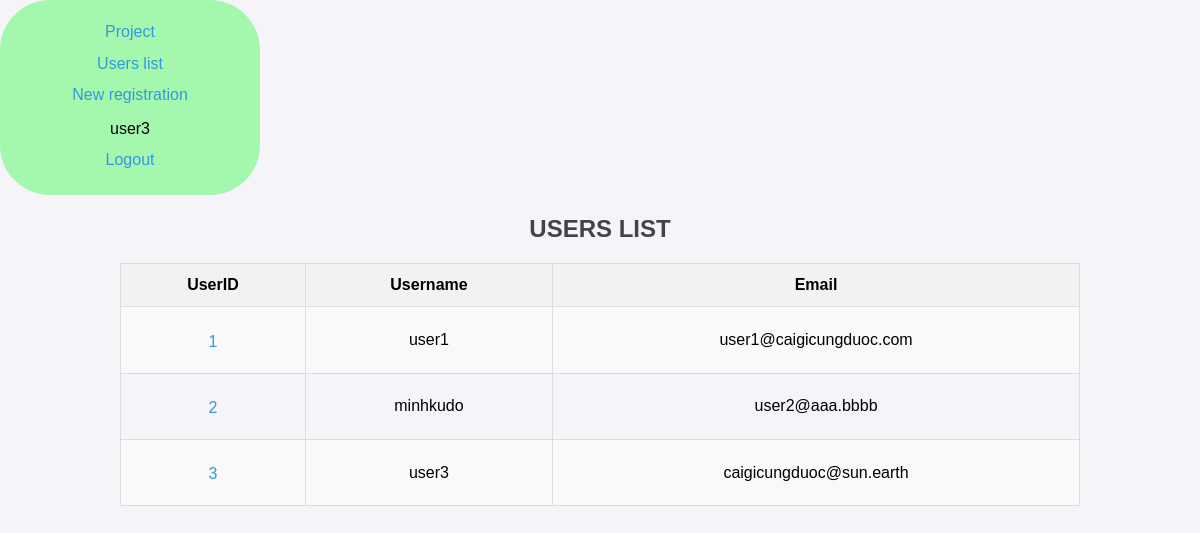
The app's page /crud/users (signed in) with its own data.
### apps/crud/models.py (models this page shows, shortened)
class User(db.Model, UserMixin):
    __tablename__ = "users"
    id = db.Column(db.Integer, primary_key=True)
    username = db.Column(db.String, index=True)
    email = db.Column(db.String, unique=True, index=True)
    password_hash = db.Column(db.String)
    created_at = db.Column(db.DateTime, default=datetime.now)
    updated_at = db.Column(db.DateTime, default=datetime.now, onupdate=datetime.now)
    @property
    def password(self):
        raise AttributeError("Unreadable")

### apps/crud/views.py (the view)
@crud.route("/users")
@login_required
def users():
    users = User.query.all()
    return render_template("crud/index.html", users=users)

### apps/crud/models.py (called while the page is built)
@login_manager.user_loader
def load_user(user_id):
    return User.query.get(user_id)

### apps/crud/templates/crud/index.html
{% extends "crud/base.html" %} {% block title %}Users List{% endblock %} {%
block content %}
<h2>USERS LIST</h2>
<table>
  <tr>
    <th>UserID</th>
    <th>Username</th>
    <th>Email</th>
  </tr>
  {% for user in users %}
  <tr>
    <td>
      <a href="{{ url_for('crud.edit_user', user_id=user.id) }}">{{user.id}}</a>
    </td>
    <td>{{user.username}}</td>
    <td>{{user.email}}</td>
  </tr>
  {% endfor %}
</table>
{% endblock %}

### apps/crud/templates/crud/base.html (shortened to what this page needs)
<!DOCTYPE html>
<html lang="en">
  <head>
    <link
      rel="stylesheet"
      href="{{url_for('crud.static', filename='style.css')}}"
    />
  </head>
  <body>
    <div class="auth">
      <a href="{{url_for('detector.index')}}">Project</a>
      <a href="{{url_for('crud.users')}}">Users list</a>
      <a href="{{url_for('crud.create_user')}}">New registration</a>
      {% if current_user.is_authenticated %}
      <p>
        <span>{{ current_user.username }}</span>
        <span><a href="{{ url_for('auth.logout') }}">Logout</a></span>
      </p>
      {% endif %}
    </div>
    {% block content %}{% endblock %}
  </body>
</html>

### apps/crud/static/style.css (style rules this page uses)
body { font-family: Arial, sans-serif; background-color: #f4f4f9; color: #000000; margin: 0; padding: 0; justify-content: center; align-items: center; }
h2 { color: #444; text-align: center; margin-top: 20px; }
a { display: block; color: #3498db; text-decoration: none; margin-top: 10pt; margin-bottom: 10px; }
table { width: 100%; border-collapse: collapse; margin: 0 auto; width: 80%; }
table th, table td { padding: 12px; border: 1px solid #ddd; text-align: center; }
table th { background-color: #f2f2f2; }
table tr:nth-child(even) { background-color: #f9f9f9; }
.auth { display: block; width: 20%; background-color: hsla(124, 98%, 61%, 0.429); border-radius: 50px; border-color: blue; padding: 10px; text-align: center; }

### records on screen
User: username "user3", id "3", email "caigicungduoc@sun.earth"
User: id "1", username "user1", email "user1@caigicungduoc.com"
User: id "2", username "minhkudo", email "user2@aaa.bbbb"
